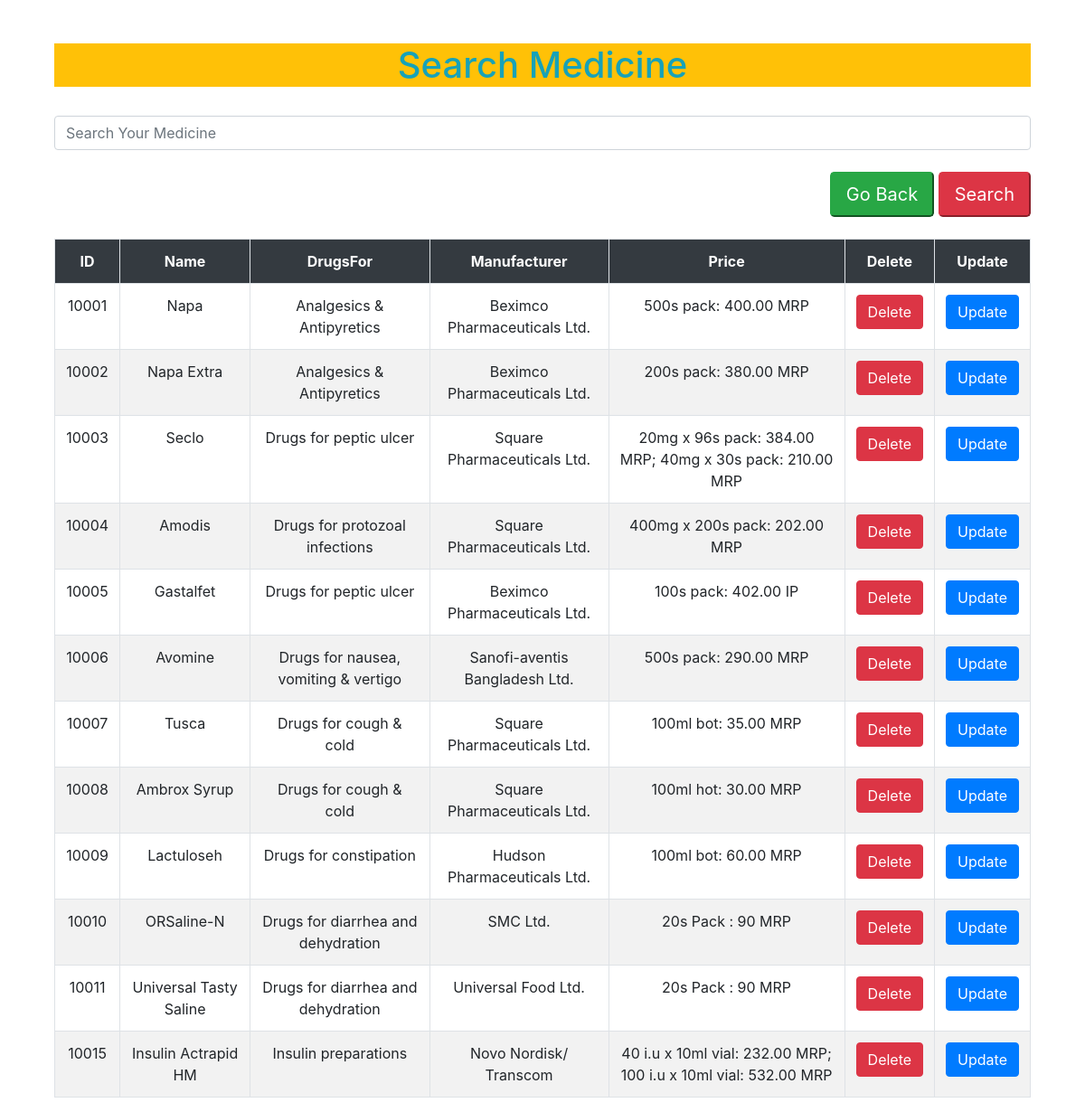
Screenshot of /search.php with the database file from the repository.
### tables this page shows
CREATE TABLE `pharmacytable` (
  `ID` int(255) NOT NULL,
  `Name` varchar(255) DEFAULT NULL,
  `DrugsFor` varchar(255) DEFAULT NULL,
  `Manufacturer` varchar(255) DEFAULT NULL,
  `Price` varchar(255) DEFAULT NULL,
  `By` varchar(255) DEFAULT NULL
);

### search.php (the view, shortened to what this page needs)
<!DOCTYPE html>
<html>
<head>
  <link rel="stylesheet" href="https://maxcdn.bootstrapcdn.com/bootstrap/4.0.0/css/bootstrap.min.css">
  <link rel="stylesheet" href="style.css">
  <link rel="stylesheet" type="text/css" href="http://ajax.aspnetcdn.com/ajax/jquery.dataTables/1.9.4/css/jquery.dataTables.css">
</head>
<body>
	<div class="container">
 	<div class="col-lg-12">
	<br><br>
 	<h1 class="bg-warning text-info text-center" > Search Medicine </h1>
	<br>
	<?php
		include 'conn.php';
		if(isset($_POST['search']))
		{
    				$searchkey = $_POST['search'];
    				$sql = "SELECT * FROM pharmacytable WHERE Name LIKE '%$searchkey%' ";
    				} else {
    						$sql = "SELECT * FROM pharmacytable";
    				}
	?>
      <form align="right" method="post">
        <input type="text" name="search" class="form-control" placeholder="Search Your Medicine">
        <br>
        <button type="submit" name="back" class="btn-success btn-lg">Go Back</button>
        <button type="submit" name="sub_search" class="btn-danger btn-lg">Search</button>
        </form>
		<br>
        <table  id="tabledata" class=" table table-striped table-hover table-bordered">
        <tr class="bg-dark text-white text-center">
              <th> ID </th>
              <th> Name </th>
              <th> DrugsFor </th>
              <th> Manufacturer </th>
              <th> Price </th>
              <th> Delete </th>
              <th> Update </th>
         </tr >
         <?php
	  $result = mysqli_query($con, $sql);
	  while($res = mysqli_fetch_array($result)){
 		?>
	 <tr class="text-center">
	 <td> <?php echo $res['ID'];  ?> </td>
	 <td> <?php echo $res['Name'];  ?> </td>
	 <td> <?php echo $res['DrugsFor'];  ?> </td>
	 <td> <?php echo $res['Manufacturer'];  ?> </td>
	 <td> <?php echo $res['Price'];  ?> </td>
	 <td> <button class="btn-danger btn"> <a href="delete.php?ID=<?php echo $res['ID']; ?>" class="text-white"> Delete </a> </button> </td>
	 <td> <button class="btn-primary btn"> <a href="update.php?ID=<?php echo $res['ID'];?>" class="text-white"> Update </a> </button> </td>
  	</tr>
  <?php
 }
  ?>
</table>
 </div>
  </div>
 </body>
</html>

### style.css (style rules this page uses)
body { margin: 0; padding: 0; }
.container { text-align: center; }

### rows the page displays
pharmacytable: ID "10001", Name "Napa", DrugsFor "Analgesics & Antipyretics", Manufacturer "Beximco Pharmaceuticals Ltd.", Price "500s pack: 400.00 MRP"
pharmacytable: ID "10002", Name "Napa Extra", DrugsFor "Analgesics & Antipyretics", Manufacturer "Beximco Pharmaceuticals Ltd.", Price "200s pack: 380.00 MRP"
pharmacytable: ID "10003", Name "Seclo", DrugsFor "Drugs for peptic ulcer", Manufacturer "Square Pharmaceuticals Ltd.", Price "20mg x 96s pack: 384.00 MRP; 40mg x 30s pack: 210.00 MRP"
pharmacytable: ID "10004", Name "Amodis", DrugsFor "Drugs for protozoal infections", Manufacturer "Square Pharmaceuticals Ltd.", Price "400mg x 200s pack: 202.00 MRP"
pharmacytable: ID "10005", Name "Gastalfet", DrugsFor "Drugs for peptic ulcer", Manufacturer "Beximco Pharmaceuticals Ltd.", Price "100s pack: 402.00 IP"
pharmacytable: ID "10006", Name "Avomine", DrugsFor "Drugs for nausea, vomiting & vertigo", Manufacturer "Sanofi-aventis Bangladesh Ltd.", Price "500s pack: 290.00 MRP"
pharmacytable: ID "10007", Name "Tusca", DrugsFor "Drugs for cough & cold", Manufacturer "Square Pharmaceuticals Ltd.", Price "100ml bot: 35.00 MRP"
pharmacytable: ID "10008", Name "Ambrox Syrup", DrugsFor "Drugs for cough & cold", Manufacturer "Square Pharmaceuticals Ltd.", Price "100ml hot: 30.00 MRP"
pharmacytable: ID "10009", Name "Lactuloseh", DrugsFor "Drugs for constipation", Manufacturer "Hudson Pharmaceuticals Ltd.", Price "100ml bot: 60.00 MRP"
pharmacytable: ID "10010", Name "ORSaline-N", DrugsFor "Drugs for diarrhea and dehydration", Manufacturer "SMC Ltd.", Price "20s Pack : 90 MRP"
pharmacytable: ID "10011", Name "Universal Tasty Saline", DrugsFor "Drugs for diarrhea and dehydration", Manufacturer "Universal Food Ltd.", Price "20s Pack : 90 MRP"
pharmacytable: ID "10015", Name "Insulin Actrapid HM", DrugsFor "Insulin preparations", Manufacturer "Novo Nordisk/ Transcom", Price "40 i.u x 10ml vial: 232.00 MRP; 100 i.u x 10ml vial: 532.00 MRP"
